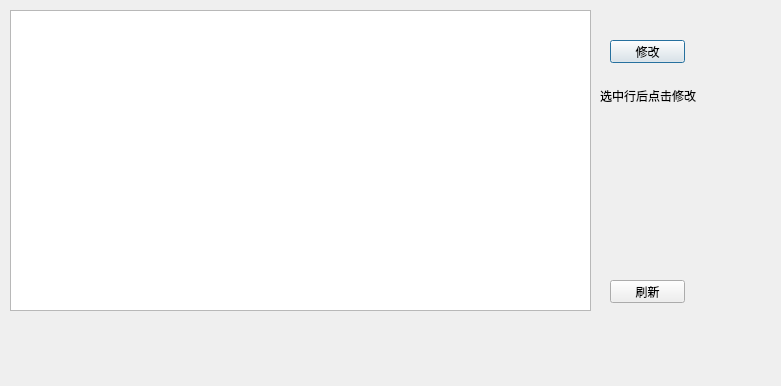
<?xml version="1.0" encoding="UTF-8"?>
<ui version="4.0">
 <class>Dialogchoosechance</class>
 <widget class="QDialog" name="Dialogchoosechance">
  <property name="geometry">
   <rect>
    <x>0</x>
    <y>0</y>
    <width>781</width>
    <height>386</height>
   </rect>
  </property>
  <property name="windowTitle">
   <string>判断题查询</string>
  </property>
  <widget class="QPushButton" name="pushButton">
   <property name="geometry">
    <rect>
     <x>610</x>
     <y>40</y>
     <width>75</width>
     <height>23</height>
    </rect>
   </property>
   <property name="text">
    <string>修改</string>
   </property>
  </widget>
  <widget class="QTableWidget" name="tableWidget">
   <property name="geometry">
    <rect>
     <x>10</x>
     <y>10</y>
     <width>581</width>
     <height>301</height>
    </rect>
   </property>
  </widget>
  <widget class="QLabel" name="label">
   <property name="geometry">
    <rect>
     <x>600</x>
     <y>70</y>
     <width>101</width>
     <height>51</height>
    </rect>
   </property>
   <property name="styleSheet">
    <string notr="true">font: 75 9pt &quot;Arial&quot;;</string>
   </property>
   <property name="text">
    <string>选中行后点击修改</string>
   </property>
  </widget>
  <widget class="QPushButton" name="pushButton_2">
   <property name="geometry">
    <rect>
     <x>610</x>
     <y>280</y>
     <width>75</width>
     <height>23</height>
    </rect>
   </property>
   <property name="text">
    <string>刷新</string>
   </property>
  </widget>
 </widget>
 <resources/>
 <connections/>
</ui>
